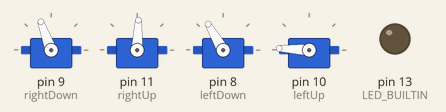
The sketch below on a simulated Arduino Uno, built with avr-gcc and run on an emulated ATmega328P. Parts: 4 × servo, output pins drawn as LEDs (lit = HIGH).

Above: at 3.05 s.
At 3.8 s:
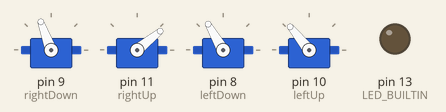
At 4.55 s:
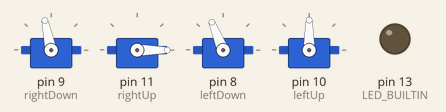
At 6.1 s:
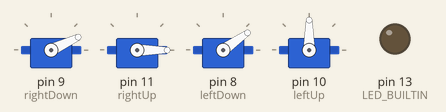
At 7.6 s:
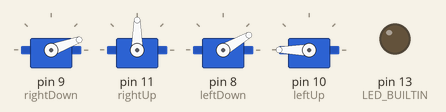
At 9.15 s:
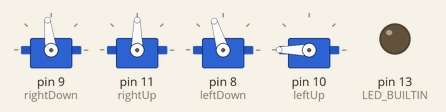
Timing chart, 0 to 11.4 s (numbered marks = the images above):
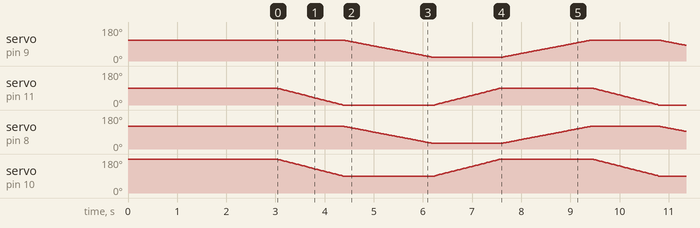

The sketch:

alter.ino
```cpp
#include <Servo.h>

Servo leftDown;
Servo rightDown;
Servo leftUp;
Servo rightUp;// create servo object to control a servo
// twelve servo objects can be created on most boards
//180 is anti-clock most, since all of  right part rotation in my program is clockwise, it should be achived by decreasing the angle. all left part need anti-clock
// wise rotation, so it increase from 0.

// variable to store the servo position
int rightDownPos = 110;
int rightUpPos=90;
int leftDownPos=120;
int leftupPos=180;         // start posotion

int posCountDown=0;
int posCountUp=0;     //for rotation control

void setup() {
  pinMode(LED_BUILTIN, OUTPUT);
  rightDown.attach(9); // attaches the servo on pin 9 to the servo object
  rightDown.write(rightDownPos);
  digitalWrite(LED_BUILTIN, HIGH);
  rightUp.attach(11);
  rightUp.write(rightUpPos);
digitalWrite(LED_BUILTIN, LOW);
  leftDown.attach(8);
  leftDown.write(leftDownPos);
digitalWrite(LED_BUILTIN, HIGH);
  leftUp.attach(10);
  leftUp.write(leftupPos);
digitalWrite(LED_BUILTIN, LOW);
delay(3000);
}
void loop() {
  for (posCountUp=0;posCountUp <= 90; posCountUp += 1) { // goes from 0 degrees to 180 degrees
    // in steps of 1 degree
    leftUp.write(leftupPos-posCountUp);
    rightUp.write(rightUpPos-posCountUp);                                         // tell servo to go to position in variable 'pos'
    delay(15);                       // waits 15ms for the servo to reach the position
  }
  for (posCountDown = 0; posCountDown <= 90; posCountDown += 1) { // goes from 0 degrees to 180 degrees
    // in steps of 1 degree
    leftDown.write(leftDownPos-posCountDown);
    rightDown.write(rightDownPos-posCountDown);
    delay(20);                       // waits 15ms for the servo to reach the position
  }
   for (posCountUp = 90; posCountUp >= 0; posCountUp -= 1) { // goes from 0 degrees to 180 degrees
    // in steps of 1 degree
    leftUp.write(leftupPos-posCountUp);
    rightUp.write(rightUpPos-posCountUp);                                         // tell servo to go to position in variable 'pos'
    delay(15);                       // waits 15ms for the servo to reach the position
  }
  for (posCountDown = 90; posCountDown >= 0; posCountDown -= 1) { // goes from 0 degrees to 180 degrees
    // in steps of 1 degree
    leftDown.write(leftDownPos-posCountDown);
    rightDown.write(rightDownPos-posCountDown);            // tell servo to go to position in variable 'pos'
    delay(20);                       // waits 15ms for the servo to reach the position
  }
}
```
